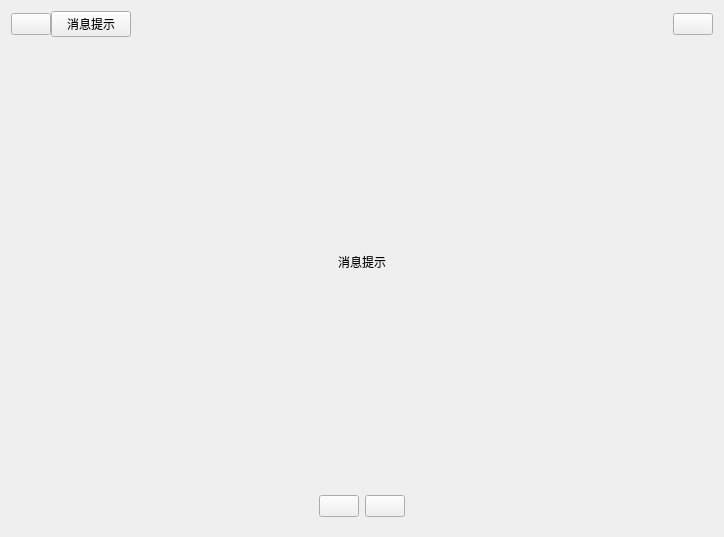
<?xml version="1.0" encoding="UTF-8"?>
<ui version="4.0">
 <class>Form</class>
 <widget class="QWidget" name="Form">
  <property name="geometry">
   <rect>
    <x>0</x>
    <y>0</y>
    <width>724</width>
    <height>537</height>
   </rect>
  </property>
  <property name="windowTitle">
   <string>Form</string>
  </property>
  <layout class="QVBoxLayout" name="verticalLayout">
   <item>
    <widget class="QWidget" name="bar" native="true">
     <layout class="QHBoxLayout" name="horizontalLayout">
      <property name="spacing">
       <number>0</number>
      </property>
      <property name="leftMargin">
       <number>0</number>
      </property>
      <property name="topMargin">
       <number>0</number>
      </property>
      <property name="rightMargin">
       <number>0</number>
      </property>
      <property name="bottomMargin">
       <number>0</number>
      </property>
      <item>
       <widget class="QPushButton" name="btn_bar_app_logo">
        <property name="text">
         <string/>
        </property>
       </widget>
      </item>
      <item>
       <widget class="QPushButton" name="btn_bar_title">
        <property name="text">
         <string>消息提示</string>
        </property>
       </widget>
      </item>
      <item>
       <spacer name="horizontalSpacer">
        <property name="orientation">
         <enum>Qt::Horizontal</enum>
        </property>
        <property name="sizeHint" stdset="0">
         <size>
          <width>607</width>
          <height>20</height>
         </size>
        </property>
       </spacer>
      </item>
      <item>
       <widget class="QPushButton" name="btn_bar_close">
        <property name="text">
         <string/>
        </property>
       </widget>
      </item>
     </layout>
    </widget>
   </item>
   <item>
    <spacer name="verticalSpacer">
     <property name="orientation">
      <enum>Qt::Vertical</enum>
     </property>
     <property name="sizeHint" stdset="0">
      <size>
       <width>20</width>
       <height>192</height>
      </size>
     </property>
    </spacer>
   </item>
   <item>
    <widget class="QWidget" name="widget" native="true">
     <layout class="QHBoxLayout" name="horizontalLayout_3">
      <item>
       <spacer name="horizontalSpacer_4">
        <property name="orientation">
         <enum>Qt::Horizontal</enum>
        </property>
        <property name="sizeHint" stdset="0">
         <size>
          <width>311</width>
          <height>20</height>
         </size>
        </property>
       </spacer>
      </item>
      <item>
       <widget class="QLabel" name="dialog_show_info">
        <property name="text">
         <string>消息提示</string>
        </property>
       </widget>
      </item>
      <item>
       <spacer name="horizontalSpacer_5">
        <property name="orientation">
         <enum>Qt::Horizontal</enum>
        </property>
        <property name="sizeHint" stdset="0">
         <size>
          <width>311</width>
          <height>20</height>
         </size>
        </property>
       </spacer>
      </item>
     </layout>
    </widget>
   </item>
   <item>
    <spacer name="verticalSpacer_2">
     <property name="orientation">
      <enum>Qt::Vertical</enum>
     </property>
     <property name="sizeHint" stdset="0">
      <size>
       <width>20</width>
       <height>192</height>
      </size>
     </property>
    </spacer>
   </item>
   <item>
    <widget class="QWidget" name="widget_2" native="true">
     <layout class="QHBoxLayout" name="horizontalLayout_2">
      <item>
       <spacer name="horizontalSpacer_3">
        <property name="orientation">
         <enum>Qt::Horizontal</enum>
        </property>
        <property name="sizeHint" stdset="0">
         <size>
          <width>300</width>
          <height>20</height>
         </size>
        </property>
       </spacer>
      </item>
      <item>
       <widget class="QPushButton" name="btn_dialog_yes">
        <property name="text">
         <string/>
        </property>
       </widget>
      </item>
      <item>
       <widget class="QPushButton" name="btn_dialog_no">
        <property name="text">
         <string/>
        </property>
       </widget>
      </item>
      <item>
       <spacer name="horizontalSpacer_2">
        <property name="orientation">
         <enum>Qt::Horizontal</enum>
        </property>
        <property name="sizeHint" stdset="0">
         <size>
          <width>300</width>
          <height>20</height>
         </size>
        </property>
       </spacer>
      </item>
     </layout>
    </widget>
   </item>
  </layout>
 </widget>
 <resources/>
 <connections/>
</ui>
